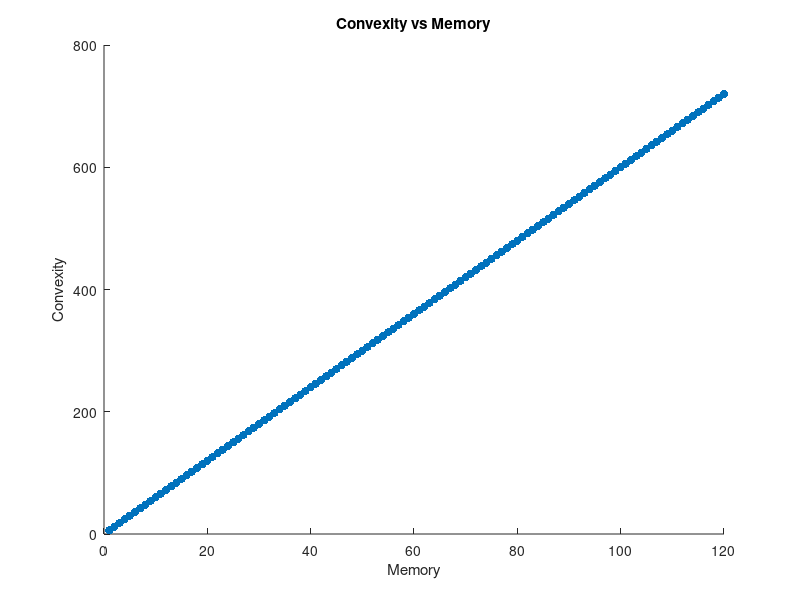

This figure's MATLAB source: (Note: this script raises an error after producing the figure.)
dirname = "/Users/mikey/Summer 2025/MatlabGitVTP/MATLAB_code/SunOct5/";
nuArr = linspace(0.5,1,6);
memArr = linspace(1,120,120);
choice = 40;
% load(dirname+fname)
%
% blockMean = zeros(1,tmax);
% blockSize = memArr(choice);
%
% for t=1:tmax-blockSize
%     blockMean(t) = mean(Polarization_t(t:t+blockSize));
% end

% 
% 
tmin = 200;
tmaxB = 1000;
% BIG = zeros(3,120,tmaxB-tmin+1,6);
% for k=1:3
%     for nCounter =1:6
%     for i=1:120
%         fname = "nu_"+string(nuArr(6))+"_mem_"+string(memArr(i))+"_run_"+string(k)+".mat";
%         load(dirname+fname)
%         % X_Ti = X_T;
%         % fname = "nu_"+string(nuArr(6))+"_mem_"+string(memArr(i-1))+"_run_"+string(k)+".mat";
%         % load(dirname+fname)
%         BIG(k,i,:,nCounter) = ldod(tmin:tmaxB);
%     end
%     end
% end
% X = linspace(tmin,tmaxB,tmaxB-tmin+1);
% % toPlot = mean(BIG,1);
% figx = figure(125);
% scatter(X,squeeze(toPlot(:,1,:,1)),'filled','red')
% hold on
% scatter(X,squeeze(toPlot(:,end,:,1)),'filled','blue')

% fig1 = figure(1);
% heatmap(X,memArr,squeeze(toPlot(:,:,:,1)))
% xlabel("time (200 ms)")
% ylabel("Memory (s)")
% str = "$\Sigma_{i=1}^{N}\vert\vert X_T^m(t) - X_T^{m-1}\vert\vert $";
% title(" vs Polarization")
% 
% fig2 = figure(2);
% heatmap(X,memArr,squeeze(toPlot(:,:,:,2)))
% xlabel("time (200 ms)")
% ylabel("Memory (s)")
% str = "$\Sigma_{i=1}^{N}\vert\vert X_T^m(t) - X_T^{m-1}\vert\vert $";
% title(" vs Polarization")
% 
% fig3 = figure(3);
% heatmap(X,memArr,squeeze(toPlot(:,:,:,3)))
% xlabel("time (200 ms)")
% ylabel("Memory (s)")
% str = "$\Sigma_{i=1}^{N}\vert\vert X_T^m(t) - X_T^{m-1}\vert\vert $";
% title(" vs Polarization")
% 
% fig4 = figure(4);
% heatmap(X,memArr,squeeze(toPlot(:,:,:,4)))
% xlabel("time (200 ms)")
% ylabel("Memory (s)")
% str = "$\Sigma_{i=1}^{N}\vert\vert X_T^m(t) - X_T^{m-1}\vert\vert $";
% title(" vs Polarization")
% 
% fig5 = figure(5);
% heatmap(X,memArr,squeeze(toPlot(:,:,:,5)))
% xlabel("time (200 ms)")
% ylabel("Memory (s)")
% str = "$\Sigma_{i=1}^{N}\vert\vert X_T^m(t) - X_T^{m-1}\vert\vert $";
% title(" vs Polarization")
% 
% fig6 = figure(6);
% heatmap(X,memArr,squeeze(toPlot(:,:,:,6)))
% xlabel("time (200 ms)")
% ylabel("Memory (s)")
% str = "$\Sigma_{i=1}^{N}\vert\vert X_T^m(t) - X_T^{m-1}\vert\vert $";
% title(" vs Polarization")


% fig2 = figure(2);
% toPlot(toPlot<100)=0;
% toPlot(toPlot>=100)=1;
% heatmap(linspace(1,1000,1000),memArr(1:end-1),squeeze(toPlot))
% xlabel("time (200 ms)")
% ylabel("Memory (s)")
% title("Thresholded difference in X_T")

% 
% N=35;
% 
% totalRuns = 15*numel(memArr)*numel(nuArr);
% counter = 0;
% 
% LDODS = zeros(120,6);
% pols = zeros(120,6);
% press = zeros(120,6);
% conv = zeros(120,6);
% for M=1:numel(memArr)
%     for U=1:numel(nuArr)
%         tempL = zeros(4,1);
%         tempPol = zeros(4,1);
%         tempPress = zeros(4,1);
%         tempConv = zeros(4,1);
%         for i=1:3
%             fname = "nu_"+string(nuArr(U))+"_mem_"+string(memArr(M))+"_run_"+string(i)+".mat";
%             load(dirname+fname)
%             tempPol(i) = mean(Polarization_t(200:end));
%             tempPress(i) = mean(pressures(200:end));
%             tempL(i) = mean(ldod(200:end));
%             tempConv(i) = mean(convexity_t(200:end));
%         end
%         LDODS(M,U) = mean(tempL);
%         pols(M,U) = mean(tempPol);
%         press(M,U) = mean(tempPress);
%         conv(M,U) = mean(tempConv);
%     end
% end

% bNum= 10;
% bSize = 120/bNum;
%
% convBins = zeros(bNum,6);
% pressBins = zeros(bNum,6);
% polsBins = zeros(bNum,6);
% ldodBins = zeros(bNum,6);
%
% for k=1:bNum
%     for nuT =1:6
%         convBins(k,nuT) = std(conv((k-1)*bSize+1:k*bSize,nuT));
%         pressBins(k,nuT) = std(press((k-1)*bSize+1:k*bSize,nuT));
%         polsBins(k,nuT) = std(pols((k-1)*bSize+1:k*bSize,nuT));
%         ldodBins(k,nuT) = std(LDODS((k-1)*bSize+1:k*bSize,nuT));
%     end
% end

% figConv = figure(1);
% hold on
%
% for j=1:6
%
%     scatter(linspace(1,bNum,bNum),convBins(:,j),'filled')
% end
% title("Convexity vs Memory")
% xlabel("Memory")
% ylabel("Convexity")
%
%
%
% figPols = figure(2);
% hold on
%
% for j=1:6
%
%     scatter(linspace(1,bNum,bNum),polsBins(:,j),'filled')
% end
% title("Polarization vs Memory")
% xlabel("Memory")
% ylabel("Polarization")
%
%
% figPress = figure(3);
% hold on
% for j=1:6
%
%     scatter(linspace(1,bNum,bNum),pressBins(:,j),'filled')
% end
% title("Pressure vs Memory")
% xlabel("Memory")
% ylabel("Pressure")
%
% figL = figure(4);
% hold on
%
% for j=1:6
%
%     scatter(linspace(1,bNum,bNum),ldodBins(:,j),'filled')
% end
% title("LDOD vs Memory")
% xlabel("Memory")
% ylabel("LDOD")

%%% SCATTER PLOTS
memMax = 120;
s = 6;
figConv = figure(1);
scatter(memArr(1:memMax),conv(1:memMax,s),'filled')
title("Convexity vs Memory")
xlabel("Memory")
ylabel("Convexity")



figPols = figure(2);
scatter(memArr(1:memMax),pols(1:memMax,s),'filled')

title("Polarization vs Memory")
xlabel("Memory")
ylabel("Polarization")


figPress = figure(3);
scatter(memArr(1:memMax),press(1:memMax,s),'filled')

title("Pressure vs Memory")
xlabel("Memory")
ylabel("Pressure")

figL = figure(4);
scatter(memArr(1:memMax),LDODS(1:memMax,s),'filled')
% 
title("LDOD vs Memory")
xlabel("Memory")
ylabel("LDOD")
% %
% %
% %
% % %HEAT MAPS
% %
%

% figConvheat = figure(5);
% heatmap(memArr,nuArr,conv')
% 
% title("Convexity Phase Diagram")
% xlabel("Memory")
% ylabel("Nu")
% 
% figPolsheat = figure(6);
% heatmap(memArr,nuArr,pols')
% 
% title("Polarization Phase Diagram")
% xlabel("Memory")
% ylabel("Nu")
% 
% 
% figPressheat = figure(7);
% heatmap(memArr,nuArr,press')
% 
% title("Pressure Phase Diagram")
% xlabel("Memory")
% ylabel("Nu")
% 
% figLheat = figure(8);
% heatmap(memArr,nuArr,LDODS')
% 
% title("LDOD Phase Diagram")
% xlabel("Memory")
% ylabel("Nu")
% % %
